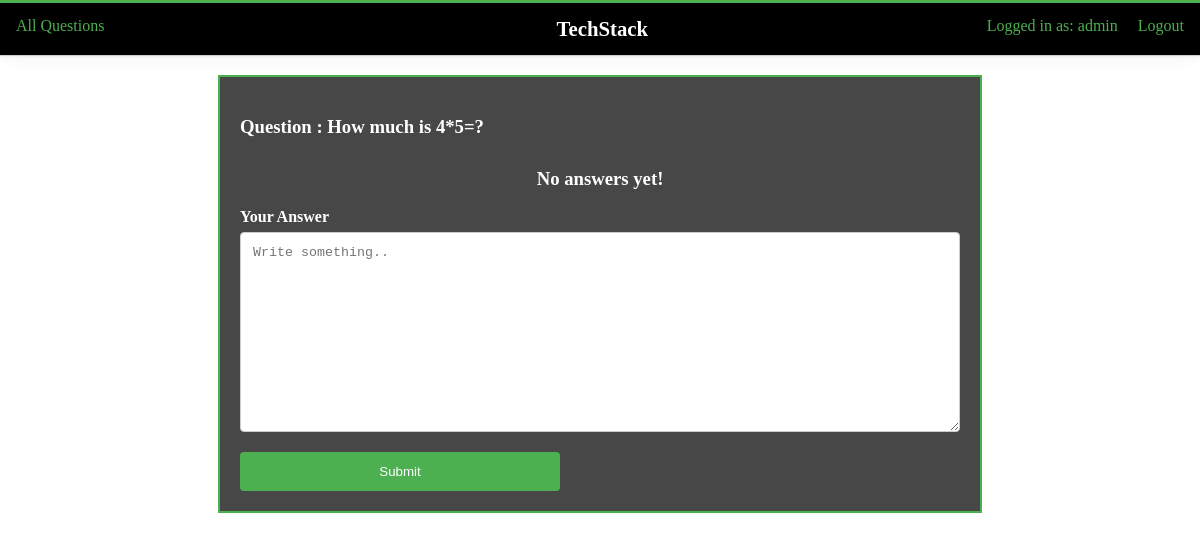
Before: /polls/6/ (signed in) with the older database file.
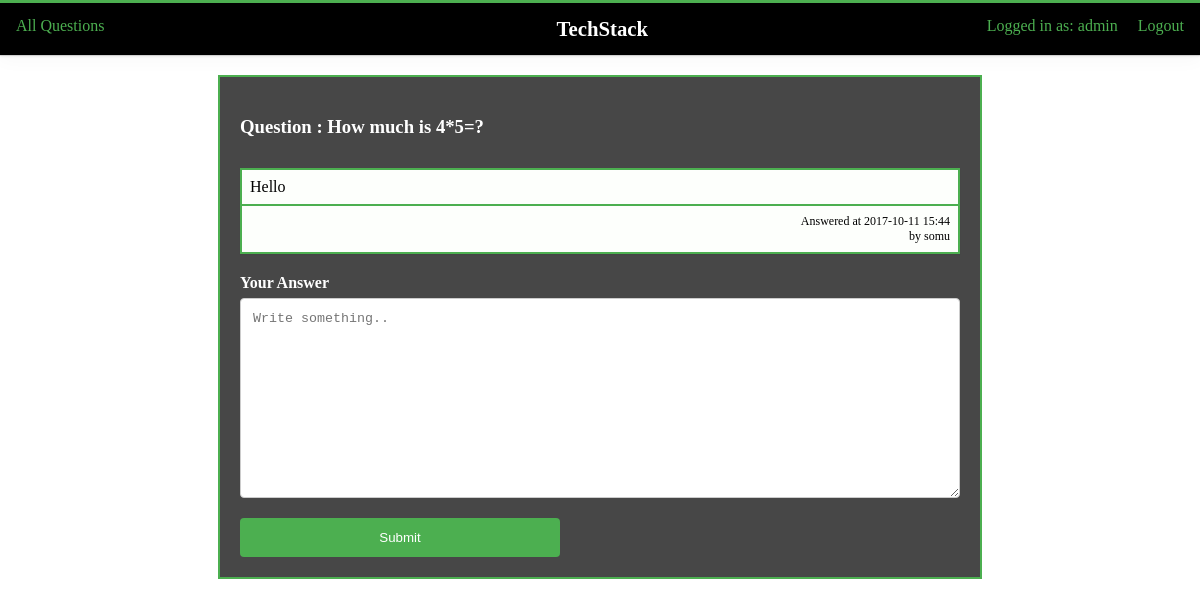
After: the same page with the newer database file.
### polls/models.py (models this page shows, shortened)
class Answer(models.Model):
    question = models.ForeignKey(Question, on_delete=models.CASCADE)
    answer_text = models.CharField(max_length=500)
    author_text = models.CharField(max_length=20)
    created_at = models.DateTimeField(auto_now_add=True)

### polls/views.py (the view)
# urls.py: url(r'^(?P<question_id>[0-9]+)/$', views.detail, name='detail'),
def detail(request, question_id):
	if not request.user.is_authenticated:
		messages.error(request, 'Please login first to view the questions!')
		return HttpResponseRedirect('/polls/login/')
	else:
		question = get_object_or_404(Question, pk=question_id)
		return render(request, 'polls/detail.html', {'question': question})

### polls/templates/polls/detail.html (shortened to what this page needs)
{% load static %}
<!DOCTYPE html>
<html>
  <head>
  	<link rel="stylesheet" href="{% static 'answers.css' %}" type="text/css">
  	<link rel="stylesheet" href="{% static 'common.css' %}" type="text/css">
  </head>
  <body>
  		<ul class="navbar">
		  <li><a href="/polls">All Questions</a></li>
		  <li class="heading"><a>TechStack</a></li>
		  <li style="float:right"><span>Logged in as: {{ request.user.username }}</span> <a class="active" href="/polls/logout">Logout</a></li>
		</ul>
	   	<div class="question-container container">
	   		<h3>Question : {{ question.question_text }}</h3>
		  	<div class="answer-container">
		  		{% for answer in question.answer_set.all %}
		  			<table class="answer">
		  				<tr class="answer-text">
		  					<td>{{answer.answer_text}}</td>
		  				</tr>
		  				<tr class="answer-meta">
		  					<td>
		  						<p class="answer-added-at">Answered at {{ answer.created_at|date:'Y-m-d H:i' }}</p><p class="answer-given-by">by {{ answer.author_text }}</p>
		  					</td>
		  				</tr>
		  			</table>
				{% endfor %}
		  	</div>
		  	{% ifequal question.answer_set.count 0 %}
				<h3 class="no-results-text">No answers yet!</h3>
			{% endifequal %}
		  <form action="/polls/{{question.id}}/get_answer/" method="POST">
		    <label for="subject"><strong>Your Answer</strong></label>
		    <textarea id="subject" name="your_answer" placeholder="Write something.." style="height:200px"></textarea>
		    <input type="submit" value="Submit">
		  </form>
		</div>
  </body>
</html>

Changed rows visible on the page:
added Answer: answer_text "Hello", created_at "2017-10-11 15:44", author_text "somu"
Other visible differences:
text no longer shown: "No answers yet!"
